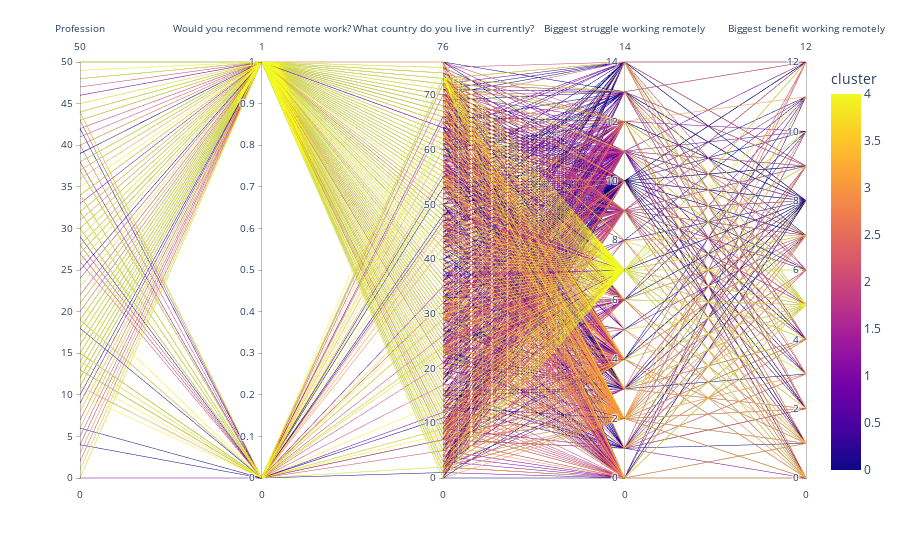

Notebook code for this chart:
### Markdown cell above
### Even though the interpretabilty of the plot below is difficult to coprehend it helps to understand the complexity of the connection between the variables and their levels with respect of the cluster they belong to.

### Code cell
# Create a parallel coordinates plot
fig = px.parallel_coordinates(data_num, dimensions=["Profession",
 "Would you recommend remote work?",
 "What country do you live in currently?",
  "Biggest struggle working remotely",
   "Biggest benefit working remotely"],color="cluster")

# Display the plot
fig.show()

### Figure 1 — Plotly figure (JSON) as saved in the notebook; plotly's stock layout.template omitted (floating-point values rounded to 4 significant figures; data arrays with more than 128 entries replaced by an {"elided": "..."} marker saying what was removed)
{"data": [{"dimensions": [{"label": "Profession", "values": {"elided": "9656 int values"}}, {"label": "Would you recommend remote work?", "values": {"elided": "9656 int values"}}, {"label": "What country do you live in currently?", "values": {"elided": "9656 int values"}}, {"label": "Biggest struggle working remotely", "values": {"elided": "9656 int values"}}, {"label": "Biggest benefit working remotely", "values": {"elided": "9656 int values"}}], "domain": {"x": [0, 1], "y": [0, 1]}, "line": {"color": {"elided": "9656 int values"}, "coloraxis": "coloraxis"}, "name": "", "type": "parcoords"}], "layout": {"coloraxis": {"colorbar": {"title": {"text": "cluster"}}, "colorscale": [[0, "#0d0887"], [0.1111, "#46039f"], [0.2222, "#7201a8"], [0.3333, "#9c179e"], [0.4444, "#bd3786"], [0.5556, "#d8576b"], [0.6667, "#ed7953"], [0.7778, "#fb9f3a"], [0.8889, "#fdca26"], [1, "#f0f921"]]}, "legend": {"tracegroupgap": 0}, "margin": {"t": 60}}}
